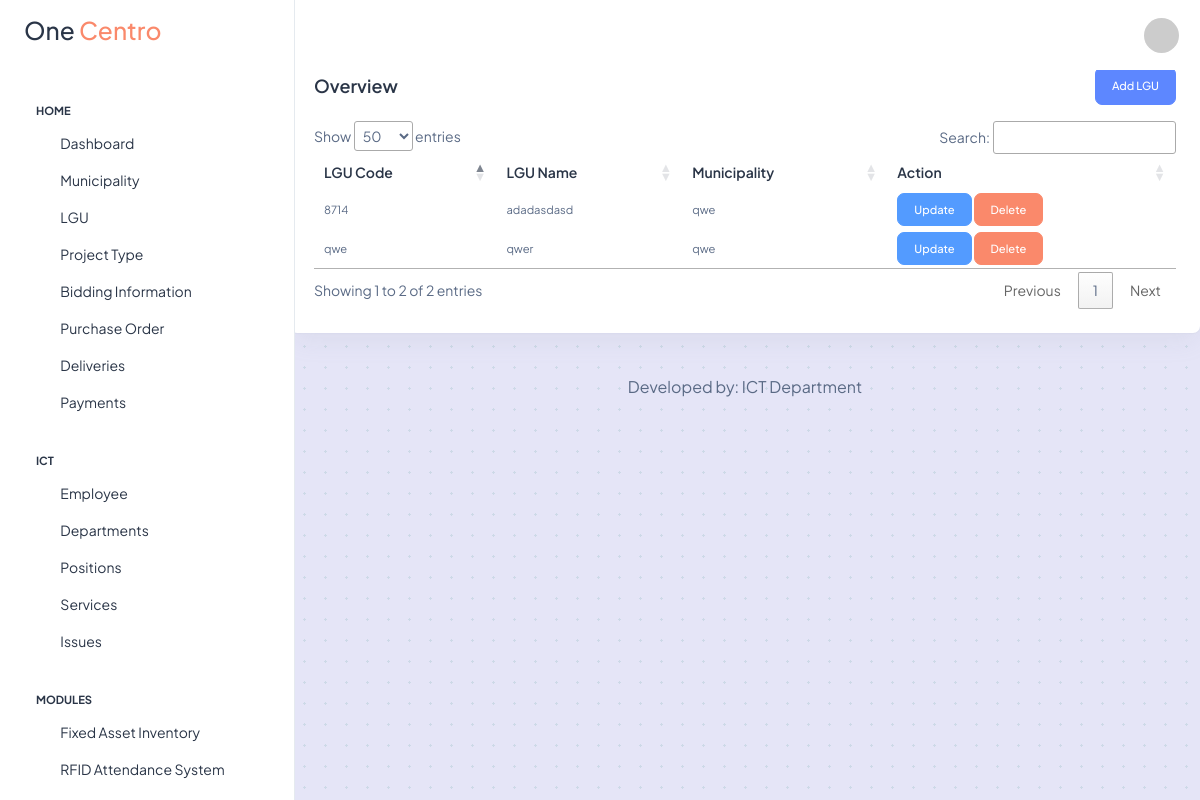
The page /dashboard/lgu.php (signed in) on the database as committed earlier.
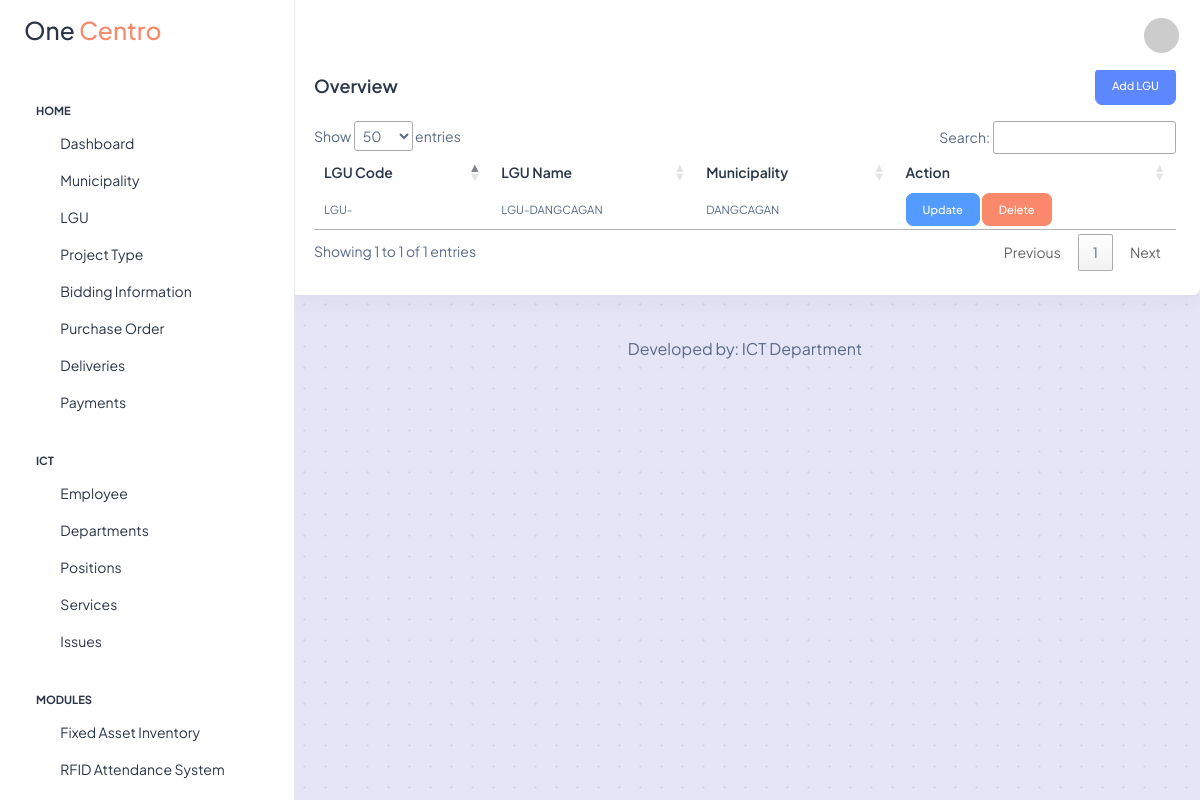
The same page on the database as committed later.
### tables this page shows
CREATE TABLE `bd_lgu` (
  `id` int(11) NOT NULL,
  `lgu_code` varchar(4) NOT NULL,
  `lgu_name` varchar(100) NOT NULL,
  `municipality_id` int(11) NOT NULL
);

CREATE TABLE `bd_municipality` (
  `id` int(11) NOT NULL,
  `municipality_name` varchar(100) NOT NULL,
  `address` varchar(100) NOT NULL
);

### db/conn.php (called while the page is built)
<?php
    class DBConnection {
        private $host = "localhost";
        private $user = "root";
        private $pass = "";
        private $db = "one_centro";
        protected function connect() {
            try {
                $dsn = 'mysql: host=' . $this->host . ';dbname=' . $this->db;
                $pdo = new PDO($dsn, $this->user, $this->pass);
                $pdo->setAttribute(PDO::ATTR_ERRMODE, PDO::ERRMODE_EXCEPTION);
                return $pdo;
            } catch(PDOException $e) {
                print_r($e);
            }
        }
    }
?>

### models/lgu-facade.php (called while the page is built, shortened)
<?php
class LGUFacade extends DBConnection
{
    public function fetchLGU()
    {
        $sql = $this->connect()->prepare("SELECT * FROM bd_lgu ORDER BY lgu_name");
        $sql->execute();
        return $sql;
    }
}

### models/municipalities-facade.php (called while the page is built, shortened)
<?php
class MunicipalitiesFacade extends DBConnection
{
    public function fetchMunicipalityById($municipalityId)
    {
        $sql = $this->connect()->prepare("SELECT * FROM bd_municipality WHERE id = ?");
        $sql->execute([$municipalityId]);
        return $sql;
    }
}

### dashboard/lgu.php (the view, shortened to what the changed rows need)
<?php
include realpath(__DIR__ . '/../includes/layout/dashboard-header.php');
include realpath(__DIR__ . '/../models/municipalities-facade.php');
include realpath(__DIR__ . '/../models/lgu-facade.php');
$municipalitiesFacade = new MunicipalitiesFacade;
$LGUFacade = new LGUFacade;
?>
<div class="page-wrapper" id="main-wrapper" data-layout="vertical" data-navbarbg="skin6" data-sidebartype="full" data-sidebar-position="fixed" data-header-position="fixed">
    <div class="body-wrapper">
        <div class="container-fluid">
            <div class="row">
                <div class="col-lg-12 d-flex align-items-strech">
                    <div class="card w-100">
                        <div class="card-body p-4">
                            <div class="d-flex justify-content-between">
                                <h5 class="card-title fw-semibold my-2">Overview</h5>
                                <button type="button" class="btn btn-primary" data-bs-toggle="modal" data-bs-target="#addLGUModal">Add LGU</button>
                            </div>
                            <div class="py-2">
                            </div>
                            <div class="table-responsive">
                                <table class="table data-table text-nowrap mb-0 align-middle">
                                    <thead class="text-dark fs-4">
                                        <tr>
                                            <th class="border-bottom-0">
                                                <h6 class="fw-semibold mb-0">LGU Code</h6>
                                            </th>
                                            <th class="border-bottom-0">
                                                <h6 class="fw-semibold mb-0">LGU Name</h6>
                                            </th>
                                            <th class="border-bottom-0">
                                                <h6 class="fw-semibold mb-0">Municipality</h6>
                                            </th>
                                            <th class="border-bottom-0">
                                                <h6 class="fw-semibold mb-0">Action</h6>
                                            </th>
                                        </tr>
                                    </thead>
                                    <tbody>
                                        <?php
                                        $fetchLGU = $LGUFacade->fetchLGU();
                                        while ($row = $fetchLGU->fetch(PDO::FETCH_ASSOC)) { ?>
                                            <tr>
                                                <td class="border-bottom-0">
                                                    <p class="mb-0 fw-normal"><?= $row["lgu_code"] ?></p>
                                                </td>
                                                <td class="border-bottom-0">
                                                    <p class="mb-0 fw-normal"><?= $row["lgu_name"] ?></p>
                                                </td>
                                                <td class="border-bottom-0">
                                                    <?php
                                                    $municipalityId = $row["municipality_id"];
                                                    $fetchMunicipalityById = $municipalitiesFacade->fetchMunicipalityById($municipalityId);
                                                    while ($municipality =  $fetchMunicipalityById->fetch(PDO::FETCH_ASSOC)) { ?>
                                                        <p class="mb-0 fw-normal"><?= $municipality["municipality_name"] ?></p>
                                                    <?php }
                                                    ?>
                                                </td>
                                                <td class="border-bottom-0">
                                                    <a href="lgu?is_updated=<?= $row["id"] ?>" class="btn btn-info">Update</a>
                                                    <a href="delete-lgu?lgu_id=<?= $row["id"] ?>" class="btn btn-danger" onclick="return confirm('Are you sure you want to delete this municipality?');">Delete</a>
                                                </td>
                                            </tr>
                                        <?php } ?>
                                    </tbody>
                                </table>
                            </div>
                        </div>
                    </div>
                </div>
            </div>
        </div>
    </div>
</div>
<?php include realpath(__DIR__ . '/../includes/layout/dashboard-footer.php') ?>

Rows that differ between the two databases and show on the page:
removed bd_lgu: lgu_code "8714", lgu_name "adadasdasd"
removed bd_municipality: municipality_name "qwe"
removed bd_lgu: lgu_code "qwe", lgu_name "qwer"
added bd_lgu: lgu_code "LGU-", lgu_name "LGU-DANGCAGAN"
added bd_municipality: municipality_name "DANGCAGAN", shown under "LGU-"
Other text that changed with them:
text written by a page script: "Show entries Search: Showing 1 to 2 of 2 entries Previous 1 Next" → "Show entries Search: Showing 1 to 1 of 1 entries Previous 1 Next"
